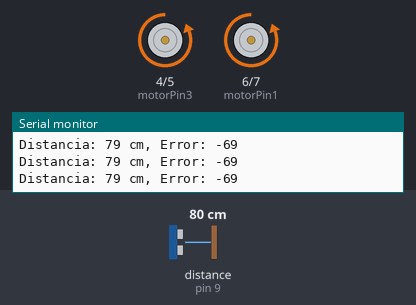
The sketch below on a simulated Arduino Uno, built with avr-gcc and run on an emulated ATmega328P. Parts: motor-driver pin pairs drawn as motors (green arrow = first pin HIGH = forward, orange = second pin HIGH = backward, longer = more drive), the last lines printed to the serial monitor. Wiring (inferred from the names in the program): ultrasonic range finder: trigger pin 8; echo pin 9. The test bench sets the inputs (shaded band); at power-on: distance to the obstacle (sensor on pin 9) 80 cm. The echo pulse lasts 58.3 µs per cm.

Above: at 1.2 s.
1.3 s: distance to the obstacle (sensor on pin 9) set to 41 cm
2.8 s: distance to the obstacle (sensor on pin 9) set to 32 cm
At 3.5 s:
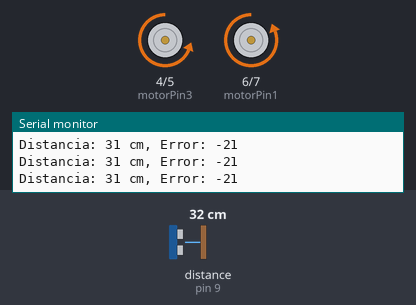
4.3 s: distance to the obstacle (sensor on pin 9) set to 2 cm
At 5.0 s:
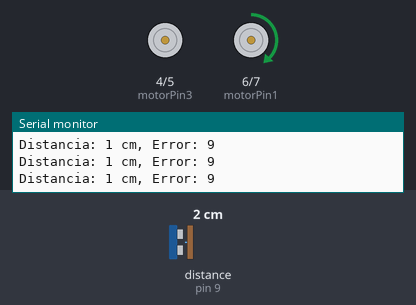
5.8 s: distance to the obstacle (sensor on pin 9) set to 9 cm
At 6.7 s:
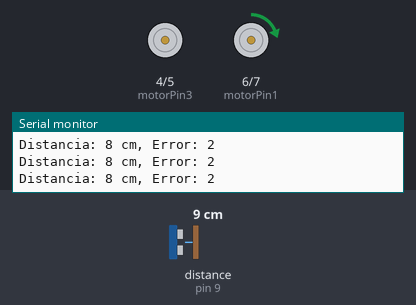
7.3 s: distance to the obstacle (sensor on pin 9) set to 18 cm
At 8.6 s:
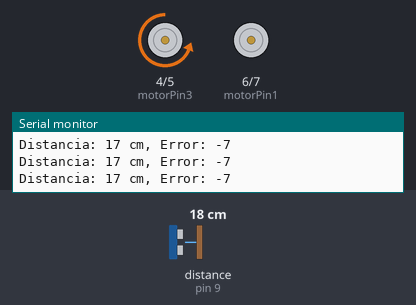
Timing chart, 0 to 9.8 s (numbered marks = the images above; inputs shaded):
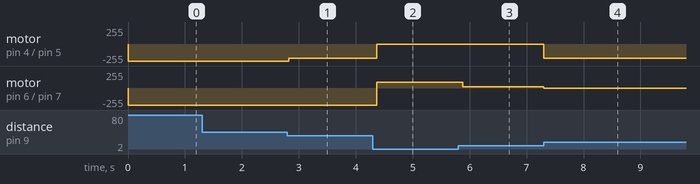

Measured:
- the behaviour switches between 37 and 36 cm on distance to the obstacle (sensor on pin 9) (found by bisection; images 0 and 1)
- after the input at 2.8 s, motor on pin 4 (motorPin3) / pin 5 (motorPin4): backward 255/255 → backward 210/255 at once
- after the input at 4.3 s, motor on pin 4 (motorPin3) / pin 5 (motorPin4): backward 210/255 → stopped after 0.07 s; motor on pin 6 (motorPin1) / pin 7 (motorPin2): backward 255/255 → forward 90/255 after 0.07 s
- after the input at 5.8 s, motor on pin 6 (motorPin1) / pin 7 (motorPin2): forward 90/255 → forward 20/255 after 0.08 s
- after the input at 7.3 s, motor on pin 4 (motorPin3) / pin 5 (motorPin4): stopped → backward 210/255 at once; motor on pin 6 (motorPin1) / pin 7 (motorPin2): forward 20/255 → stopped at once

The sketch:

controlador_p1.ino
```cpp
const int trigPin = 8;    // Pin de trig del sensor de ultrasonido
const int echoPin = 9;    // Pin de echo del sensor de ultrasonido
const int motorPin1 = 6;  // Pin 1 del puente H para controlar el motor 1
const int motorPin2 = 7; // Pin 2 del puente H para controlar el motor 1
const int motorPin3 = 4;  // Pin 1 del puente H para controlar el motor 2
const int motorPin4 = 5;  // Pin 2 del puente H para controlar el motor 2

// Constante proporcional (ajústala según sea necesario)
float Kp = 10;

void setup() {
  Serial.begin(9600);
  pinMode(trigPin, OUTPUT);
  pinMode(echoPin, INPUT);
  pinMode(motorPin1, OUTPUT);
  pinMode(motorPin2, OUTPUT);
  pinMode(motorPin3, OUTPUT);
  pinMode(motorPin4, OUTPUT);
}

void loop() {
  long duration, distance;
  digitalWrite(trigPin, LOW);
  delayMicroseconds(2);
  digitalWrite(trigPin, HIGH);
  delayMicroseconds(10);
  digitalWrite(trigPin, LOW);
  duration = pulseIn(echoPin, HIGH);
  distance = (duration / 2) / 29.1;

  // Valor de referencia (distancia deseada)
  int setpoint = 10;

  // Error proporcional
  int error = setpoint - distance;

  // Control proporcional
  int motorSpeed = Kp * error;

  // Limita la velocidad de los motores
  motorSpeed = constrain(motorSpeed, -255, 255);

  // Aplica la velocidad a los motores
  if (error > 0) {
    analogWrite(motorPin1, motorSpeed);
    analogWrite(motorPin2, 0);
    analogWrite(motorPin3, motorSpeed);
    analogWrite(motorPin4, 0);
  } else {
    analogWrite(motorPin1, 0);
    analogWrite(motorPin2, abs(motorSpeed));
    analogWrite(motorPin3, 0);
    analogWrite(motorPin4, abs(motorSpeed));
  }

  // Muestra información en el monitor serial
  Serial.print("Distancia: ");
  Serial.print(distance);
  Serial.print(" cm, Error: ");
  Serial.println(error);

  delay(100); // Ajusta el retardo según sea necesario
}
```
